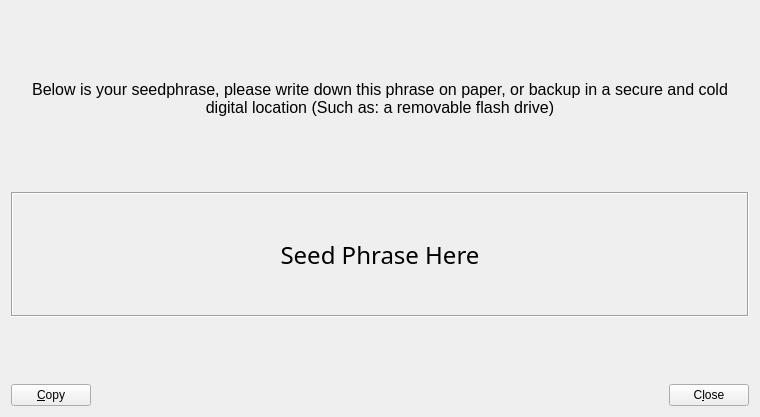
<?xml version="1.0" encoding="UTF-8"?>
<ui version="4.0">
 <class>BackupPage</class>
 <widget class="QWidget" name="BackupPage">
  <property name="geometry">
   <rect>
    <x>0</x>
    <y>0</y>
    <width>760</width>
    <height>417</height>
   </rect>
  </property>
  <layout class="QVBoxLayout" name="verticalLayout">
   <item>
    <widget class="QLabel" name="labelExplanation">
     <property name="minimumSize">
      <size>
       <width>0</width>
       <height>175</height>
      </size>
     </property>
     <property name="text"> 
      <string>&lt;html&gt;&lt;head/&gt;&lt;body&gt;&lt;p&gt;&lt;span style=&quot; font-size:12pt;&quot;&gt;Below is your seedphrase, please write down this phrase on paper, or backup in a secure and cold digital location (Such as: a removable flash drive)&lt;/span&gt;&lt;/p&gt;&lt;/body&gt;&lt;/html&gt;</string>
     </property>
     <property name="textFormat">
      <enum>Qt::RichText</enum>
     </property>
     <property name="alignment">
      <set>Qt::AlignCenter</set>
     </property>
     <property name="wordWrap">
      <bool>true</bool>
     </property>
    </widget>
   </item>
   <item>
    <widget class="QLabel" name="textSeed">
     <property name="enabled">
      <bool>true</bool>
     </property>
     <property name="minimumSize">
      <size>
       <width>0</width>
       <height>125</height>
      </size>
     </property>
     <property name="font">
      <font>
       <family>Corbel Light</family>
       <pointsize>18</pointsize>
       <weight>3</weight>
       <italic>false</italic>
       <bold>false</bold>
      </font>
     </property>
     <property name="focusPolicy">
      <enum>Qt::NoFocus</enum>
     </property>
     <property name="contextMenuPolicy">
      <enum>Qt::DefaultContextMenu</enum>
     </property>
     <property name="autoFillBackground">
      <bool>true</bool>
     </property>
     <property name="styleSheet">
      <string notr="true">font: 25 18pt &quot;Corbel Light&quot;;</string>
     </property>
     <property name="frameShape">
      <enum>QFrame::Box</enum>
     </property>
     <property name="frameShadow">
      <enum>QFrame::Sunken</enum>
     </property>
     <property name="text">
      <string>Seed Phrase Here</string>
     </property>
     <property name="alignment">
      <set>Qt::AlignCenter</set>
     </property>
     <property name="wordWrap">
      <bool>true</bool>
     </property>
    </widget>
   </item>
   <item>
    <spacer name="verticalSpacer">
     <property name="orientation">
      <enum>Qt::Vertical</enum>
     </property>
     <property name="sizeHint" stdset="0">
      <size>
       <width>20</width>
       <height>40</height>
      </size>
     </property>
    </spacer>
   </item>
   <item>
    <layout class="QHBoxLayout" name="horizontalLayout">
     <item>
      <widget class="QPushButton" name="copySeed">
       <property name="cursor">
        <cursorShape>PointingHandCursor</cursorShape>
       </property>
       <property name="toolTip">
        <string>Copy the Seed to the system clipboard</string>
       </property>
       <property name="text">
        <string>&amp;Copy</string>
       </property>
       <property name="icon">
        <iconset resource="../vicenetwork.qrc">
         <normaloff>:/icons/editcopy</normaloff>:/icons/editcopy</iconset>
       </property>
       <property name="autoDefault">
        <bool>false</bool>
       </property>
      </widget>
     </item>
     <item>
      <spacer name="horizontalSpacer">
       <property name="orientation">
        <enum>Qt::Horizontal</enum>
       </property>
       <property name="sizeHint" stdset="0">
        <size>
         <width>40</width>
         <height>20</height>
        </size>
       </property>
      </spacer>
     </item>
     <item>
      <widget class="QPushButton" name="closeButton">
       <property name="sizePolicy">
        <sizepolicy hsizetype="Minimum" vsizetype="Minimum">
         <horstretch>0</horstretch>
         <verstretch>0</verstretch>
        </sizepolicy>
       </property>
       <property name="cursor">
        <cursorShape>PointingHandCursor</cursorShape>
       </property>
       <property name="text">
        <string>C&amp;lose</string>
       </property>
       <property name="autoDefault">
        <bool>false</bool>
       </property>
      </widget>
     </item>
    </layout>
   </item>
  </layout>
 </widget>
 <resources>
  <include location="../vicenetwork.qrc"/>
 </resources>
 <connections/>
</ui>
